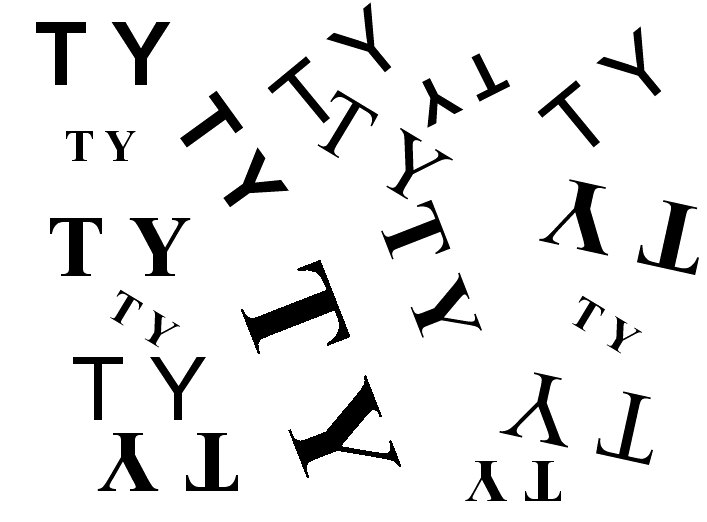
%> input picture Reconocimiento de patrones:numeros/testTY1.jpg, 707 x 522 px
$ octave TYTrain.m   (GNU Octave 9; MATLAB toolbox functions it lacks are replaced by stand-ins)
%> lines starting %> are read from the running program, lines starting %| are printed output that depends on the picture; in (x1, y1, x2, y2) boxes, pixels count from 0 and x2, y2 are one past the last pixel; in counts of white or black regions, pixels touching at a corner belong together; the program's own positions count from 1
clear all, close all
Im1=double(imread('testTY1.jpg'));
%> Im1: size 522x707 double; min 0, max 255, mean 233; mean of the top-left, top-right, bottom-left and bottom-right quarters 231.9, 232.7, 229, 238.2
Im1=imbinarize(Im1);
%> Im1: size 522x707 logical; 94.8% white; 245 black regions (200 under 20 px), largest, box (x1, y1, x2, y2) and area: (290, 376, 401, 478) 1986, (243, 261, 349, 353) 1970, (36, 22, 86, 85) 1066
h=[1,1,1;1,1,1;1,1,1];
Im1=imerode(Im1,h);
%> Im1: size 522x707 logical; 89.8% white; 43 black regions (6 under 20 px), largest, box (x1, y1, x2, y2) and area: (287, 375, 402, 479) 3269, (240, 259, 350, 354) 3228, (637, 200, 699, 276) 1599
Im1=imerode(Im1,h);
%> Im1: size 522x707 logical; 87% white; 35 black regions, largest, box (x1, y1, x2, y2) and area: (286, 374, 403, 480) 3895, (239, 258, 351, 355) 3813, (538, 179, 609, 257) 2022
Im1=imopen(Im1,h);
%> Im1: size 522x707 logical; 87% white; 34 black regions, largest, box (x1, y1, x2, y2) and area: (286, 374, 403, 480) 3900, (239, 258, 351, 355) 3814, (538, 179, 609, 257) 2024
Im2=not(Im1);
%> Im2: size 522x707 logical; 13% white; 34 white regions
[blackMatrix, n2]=bwlabel(Im2);
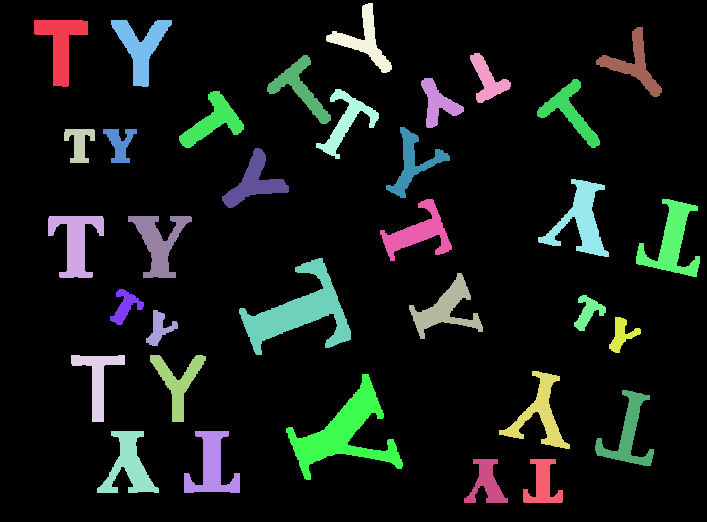
%> blackMatrix: size 522x707 double; 35 distinct labels, from 0 to 34; one colour per label, 0 black
%> n2 = 34
h= figure(1), imshow(Im1)
blackProperties=regionprops(blackMatrix,'all');
%> blackProperties = 34 regions; largest, box (x1, y1, x2, y2), Area, Centroid, MajorAxisLength, MinorAxisLength and Eccentricity: (286, 374, 403, 480) 3900 [345.1 433.8] 120.9 81.05 0.742, (239, 258, 351, 355) 3814 [300.4 312.6] 124.9 75.27 0.798, (538, 179, 609, 257) 2024 [581.8 221] 85.5 58.9 0.725
resultsT=(blackMatrix*0)+1;
%> resultsT: size 522x707 double; every value is 1
resultsY=(blackMatrix*0)+1;
resultselse=(blackMatrix*0)+1;
upper=zeros(1,size(blackProperties,1));
down=upper;
%> down = 34 values from 0 to 0
left=upper;
%> left = 34 values from 0 to 0
right=upper;
%> right = 34 values from 0 to 0
p1=upper;
%> p1 = 34 values from 0 to 0
p2=p1;
%> p2 = 34 values from 0 to 0
p3=p1;
%> p3 = 34 values from 0 to 0
p4=p1;
%> p4 = 34 values from 0 to 0
hold on

phi = linspace(0,2*pi,50);
cosphi = cos(phi);
sinphi = sin(phi);

for k=1:size(blackProperties,1)
    x=blackProperties(k).Extrema(:,1);
    y=blackProperties(k).Extrema(:,2);
    plot(x,y,'*');
    rectangle('Position', blackProperties(k).BoundingBox,'EdgeColor','g','LineWidth',2)
    centerX=blackProperties(k).Centroid(1);
    centerY=blackProperties(k).Centroid(2);
    plot(centerX,centerY,'o');
    lengthX=blackProperties(k).BoundingBox(3);
    lengthY=blackProperties(k).BoundingBox(4);
    line ([centerX-round(lengthX/2) centerX+round(lengthX/2)],[centerY centerY], 'color', 'magenta', 'marker', 'p', 'LineStyle', '-.')
    line ([centerX centerX],[centerY-round(lengthY/2) centerY+round(lengthY/2)], 'color', 'magenta', 'marker', 'p', 'LineStyle', '-.')
        xbar = blackProperties(k).Centroid(1);
    ybar = blackProperties(k).Centroid(2);

    for c=1:8
        if x(c) >= centerX
            upper(k)=upper(k)+1;
        else
            down(k)=down(k)+1;
        end
        if y(c) >= centerY
            right(k)=right(k)+1;
        else
            left(k)=left(k)+1;
        end


    end

    a = blackProperties(k).MajorAxisLength/2;
    b = blackProperties(k).MinorAxisLength/2;

    theta = pi*blackProperties(k).Orientation/180;
    R = [ cos(theta)   sin(theta)
         -sin(theta)   cos(theta)];

    xy = [a*cosphi; b*sinphi];
    xy = R*xy;

    xx = xy(1,:) + xbar;
    yx = xy(2,:) + ybar;

    plot(xx,yx,'r','LineWidth',2);

end
%> this loop made 34 passes
%> (x, y, centerX, centerY, lengthX, lengthY, xbar, ybar) on passes 1 to 4: ([34.5; 83.5; 88.5; 88.5; 68.5; 62.5; 34.5; 34.5], [20.5; 20.5; 21.5; 35.5; 87.5; 87.5; 34.5; 20.5], 61.46, 44.8, 54, 67, 61.46, 44.8), ([49.5; 103.5; 104.5; 104.5; 92.5; 60.5; 48.5; 48.5], [216.5; 216.5; 218.5; 236.5; 278.5; 278.5; 236.5; 218.5], 76.49, 242.3, 56, 62, 76.49, 242.3), ([65.5; 94.5; 95.5; 95.5; 89.5; 70.5; 64.5; 64.5], [129.5; 129.5; 130.5; 141.5; 163.5; 163.5; 141.5; 132.5], 80.03, 143.9, 31, 34, 80.03, 143.9), ([71.5; 125.5; 125.5; 125.5; 104.5; 92.5; 71.5; 71.5], [355.5; 355.5; 355.5; 365.5; 422.5; 422.5; 364.5; 355.5], 98.28, 379.8, 54, 67, 98.28, 379.8)
%> after the loop, down = 34 values, max 6 at index 7, min 2 at index 16, mean 4.21; left = 34 values, max 6 at index 1, min 2 at index 5, mean 3.59; right = 34 values, max 6 at index 5, min 2 at index 1, mean 4.41; upper = 34 values, max 6 at index 16, min 2 at index 7, mean 3.79
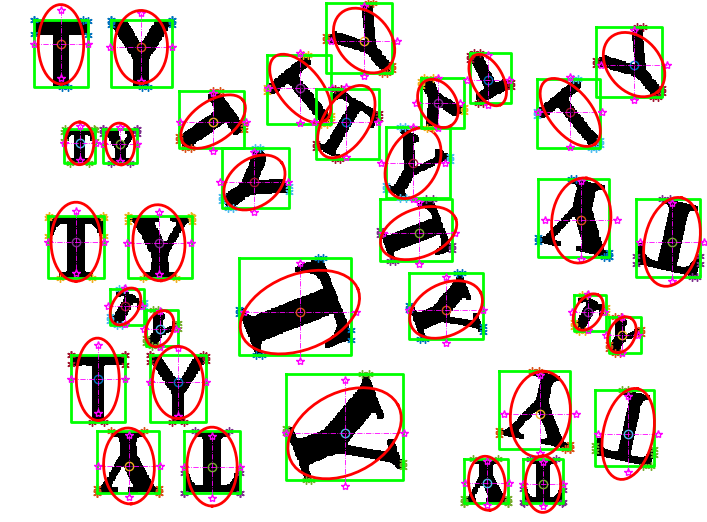
%> figure redrawn from the program's plot data

saveas(h,'Matriz de Prueba.jpg','jpg');

x=0; y=0; z=0;
for k=1:size(blackProperties,1)
    x(k)=blackProperties(k).MajorAxisLength;
    y(k)=blackProperties(k).MinorAxisLength;
    z(k)=blackProperties(k).Eccentricity;
end
%> this loop made 34 passes
%> after the loop, x = 34 values, max 124.9 at index 15, min 37.82 at index 33, mean 71.6; y = 34 values, max 81.05 at index 17, min 25.78 at index 7, mean 45.58; z = 34 values, max 0.854 at index 16, min 0.677 at index 19, mean 0.762


figure
plot (x,y,'o')
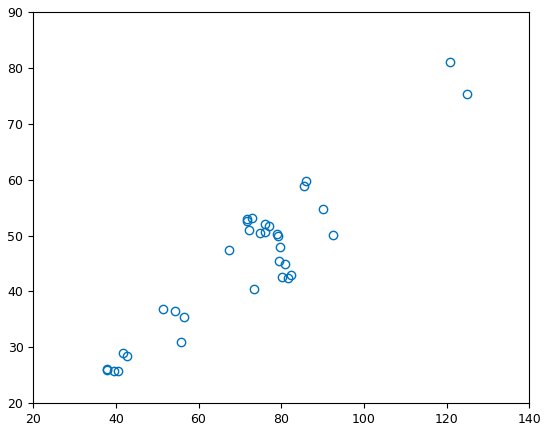
%> figure redrawn from the program's plot data

pause


for n=1:size(blackProperties,1)
%     rectangle('Position',blackProperties(n).BoundingBox,'EdgeColor','g','LineWidth',2)
    majorX=blackProperties(n).MajorAxisLength
    minorX=blackProperties(n).MinorAxisLength
    Exx=blackProperties(n).Eccentricity

    d=round(blackProperties(n).BoundingBox);
    if (d(1)+d(3)>713)
        d(3)=d(3)-1;
    end
    extent=blackProperties(n).Extent;
    eccent=blackProperties(n).Eccentricity
    if extent > .46
        resultselse(d(2):d(2)+d(4),d(1):d(1)+d(3))=Im1(d(2):d(2)+d(4),d(1):d(1)+d(3));
    else
        if eccent < .79 && eccent > .65 %|| extent < .36
        resultsY(d(2):d(2)+d(4),d(1):d(1)+d(3))=Im1(d(2):d(2)+d(4),d(1):d(1)+d(3));
        else if eccent >= .80 && eccent < .90 %|| extent > .36 && extent < .46
            resultsT(d(2):d(2)+d(4),d(1):d(1)+d(3))=Im1(d(2):d(2)+d(4),d(1):d(1)+d(3));
        else
            resultselse(d(2):d(2)+d(4),d(1):d(1)+d(3))=Im1(d(2):d(2)+d(4),d(1):d(1)+d(3));
        end
    end
    end
end
%> this loop made 34 passes
%> (majorX, minorX, Exx, extent, eccent) on passes 1 to 12: (79.52, 45.52, 0.82, 0.449, 0.82), (79.17, 49.92, 0.776, 0.488, 0.776), (42.71, 28.46, 0.746, 0.565, 0.746), (82.42, 43.02, 0.853, 0.332, 0.853), (76, 50.71, 0.745, 0.44, 0.745), (41.78, 29.04, 0.719, 0.515, 0.719), (40.45, 25.78, 0.771, 0.425, 0.771), (72.91, 53.05, 0.686, 0.413, 0.686), (76.17, 52, 0.731, 0.433, 0.731), (37.89, 26.02, 0.727, 0.428, 0.727), (72.28, 51.07, 0.708, 0.345, 0.708), (73.46, 40.52, 0.834, 0.379, 0.834)
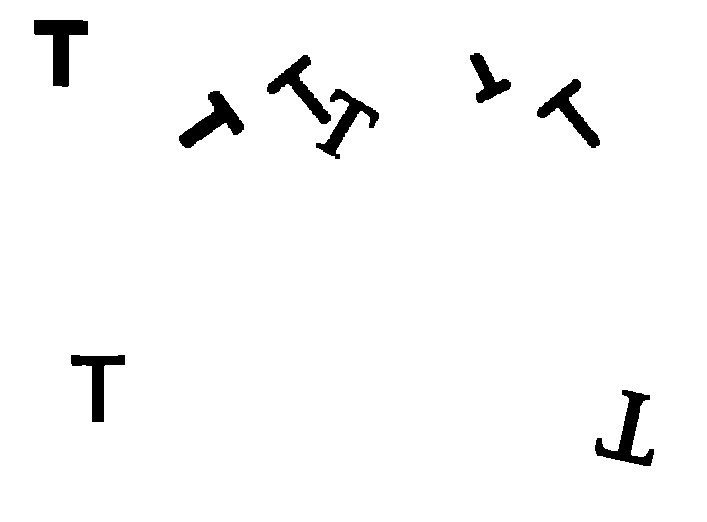
%> resultsT: size 522x707 double; values 0 (black) and 1 (white), 97.2% white; 8 black regions, largest, box (x1, y1, x2, y2) and area: (34, 20, 88, 87) 1626, (595, 390, 654, 466) 1475, (179, 91, 244, 148) 1405
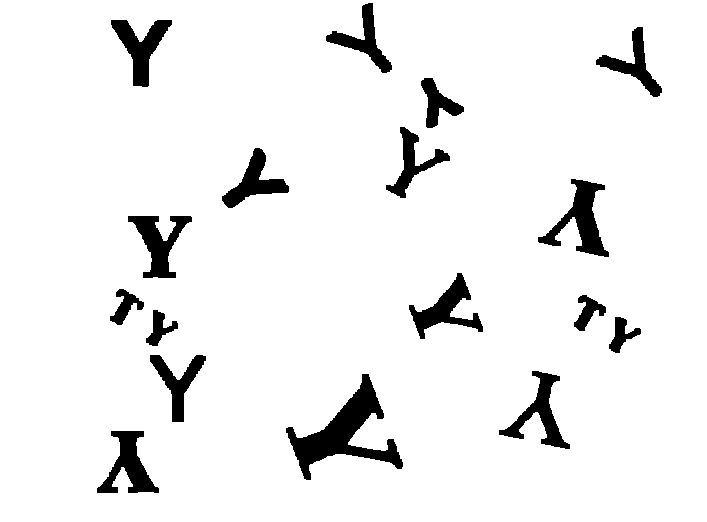
%> resultsY: size 522x707 double; values 0 (black) and 1 (white), 93.5% white; 17 black regions, largest, box (x1, y1, x2, y2) and area: (286, 374, 403, 480) 3900, (538, 179, 609, 257) 2024, (128, 216, 192, 278) 1717
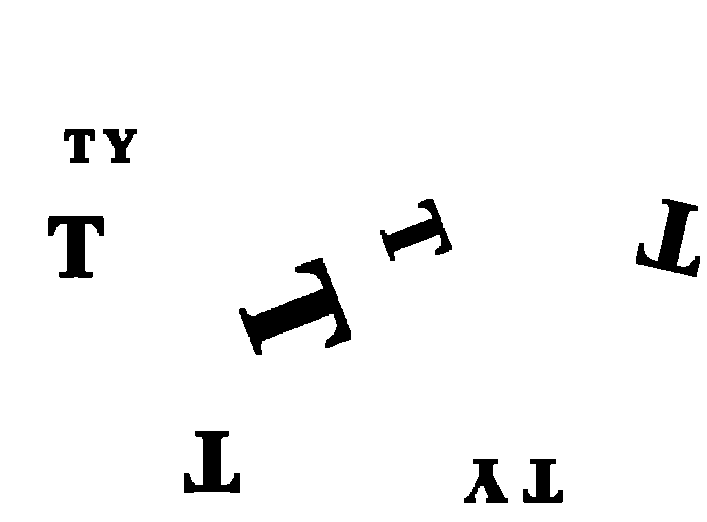
%> resultselse: size 522x707 double; values 0 (black) and 1 (white), 96.2% white; 9 black regions, largest, box (x1, y1, x2, y2) and area: (239, 258, 351, 355) 3814, (636, 199, 700, 277) 2006, (48, 216, 104, 278) 1695
% hold on

figure(1), imshow(resultsY)
%> after `imshow(resultsY)`:
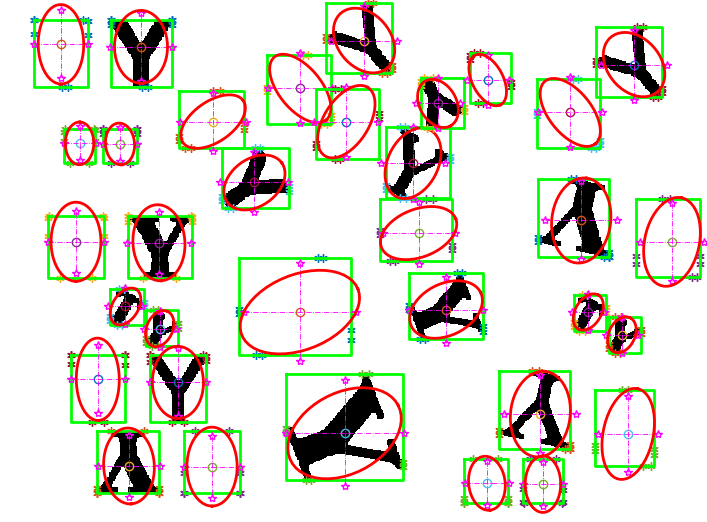
%> figure redrawn from the program's plot data
figure(2), imshow(resultsT)
figure(3), imshow(resultselse)

$ run again, with Reconocimiento de patrones:numeros/testTY2.jpg copied over Reconocimiento de patrones:numeros/testTY1.jpg
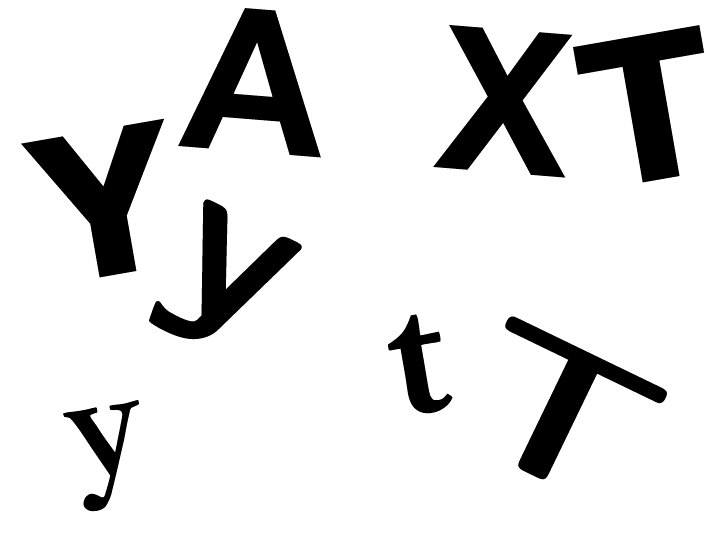
%> input picture Reconocimiento de patrones:numeros/testTY2.jpg, 710 x 533 px
%> Im2: size 533x710 logical; 15.9% white; 8 white regions
%> blackMatrix: size 533x710 double; 9 distinct labels, from 0 to 8
%> n2 = 8
%> blackProperties = 8 regions; largest, box (x1, y1, x2, y2), Area, Centroid, MajorAxisLength, MinorAxisLength and Eccentricity: (177, 6, 322, 159) 10360 [254.7 89] 154.5 136 0.474, (433, 23, 573, 179) 10171 [505.3 102.4] 176.5 126.5 0.697, (20, 117, 165, 279) 9619 [103 189.7] 164 124.1 0.654, (572, 24, 706, 184) 8945 [646 89.8] 180.2 109.1 0.796
%> `down=upper;`: down = [0 0 0 0 0 0 0 0]
%> the loop `for k=1:size(blackProperties,1)` made 8 passes
%> (x, y, centerX, centerY, lengthX, lengthY, xbar, ybar) on passes 1 to 2: ([160.5; 165.5; 165.5; 165.5; 103.5; 98.5; 20.5; 20.5], [117.5; 117.5; 117.5; 123.5; 279.5; 279.5; 147.5; 142.5], 103, 189.7, 145, 162, 103, 189.7), ([135.5; 140.5; 141.5; 141.5; 99.5; 90.5; 63.5; 63.5], [398.5; 398.5; 401.5; 406.5; 513.5; 513.5; 419.5; 412.5], 103.4, 447.8, 78, 115, 103.4, 447.8)
%> after the loop `for k=1:size(blackProperties,1)`: down = [3 4 6 4 4 4 6 3]; left = [6 6 4 2 4 4 5 6]; right = [2 2 4 6 4 4 3 2]; upper = [5 4 2 4 4 4 2 5]
%> the loop `for k=1:size(blackProperties,1)` made 8 passes
%> after the loop `for k=1:size(blackProperties,1)`: x = [164 129.2 166.8 154.5 114.3 176.5 171.5 180.2]; y = [124.1 64.33 105.7 136 46 126.5 140.1 109.1]; z = [0.654 0.867 0.774 0.474 0.915 0.697 0.576 0.796]
%> the loop `for n=1:size(blackProperties,1)` made 8 passes
%> (majorX, minorX, Exx, extent, eccent) on passes 1 to 8: (164, 124.1, 0.654, 0.409, 0.654), (129.2, 64.33, 0.867, 0.341, 0.867), (166.8, 105.7, 0.774, 0.335, 0.774), (154.5, 136, 0.474, 0.467, 0.474), (114.3, 46, 0.915, 0.433, 0.915), (176.5, 126.5, 0.697, 0.466, 0.697), (171.5, 140.1, 0.576, 0.284, 0.576), (180.2, 109.1, 0.796, 0.417, 0.796)
%> after the loop `for n=1:size(blackProperties,1)`:
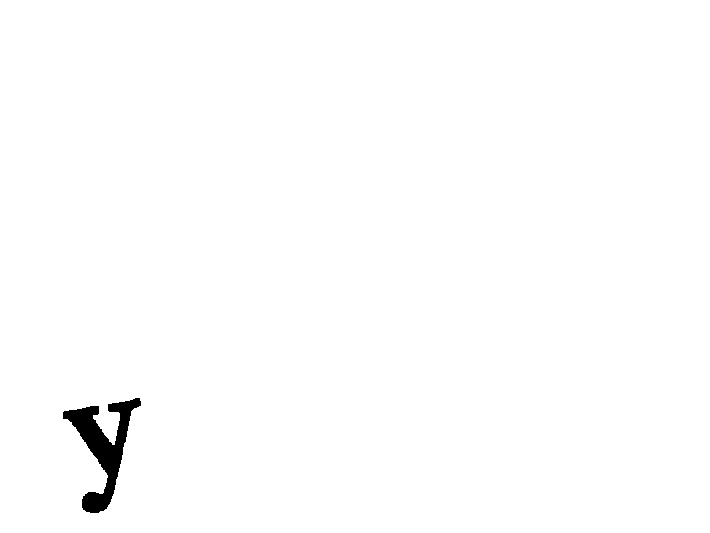
%> resultsT: size 533x710 double; values 0 (black) and 1 (white), 99.2% white; 1 black region, box (x1, y1, x2, y2) and area: (63, 398, 141, 513) 3055
%> `imshow(resultsY)`:
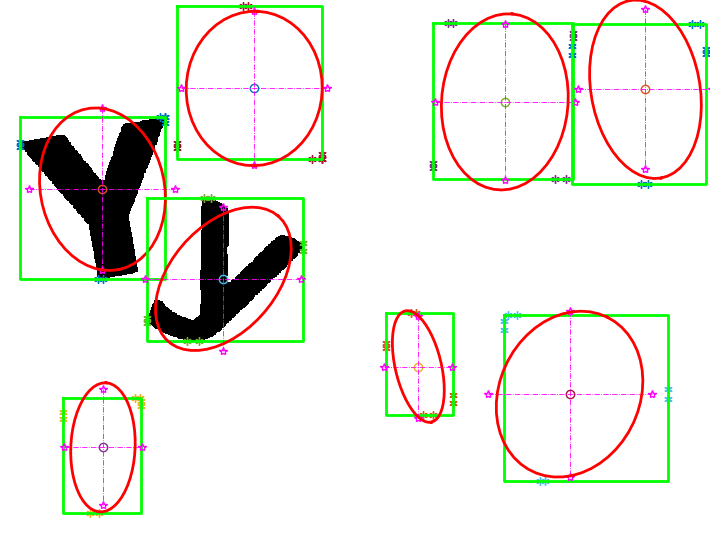
%> figure redrawn from the program's plot data

$ run again, with Reconocimiento de patrones:numeros/trainTY.jpg copied over Reconocimiento de patrones:numeros/testTY1.jpg
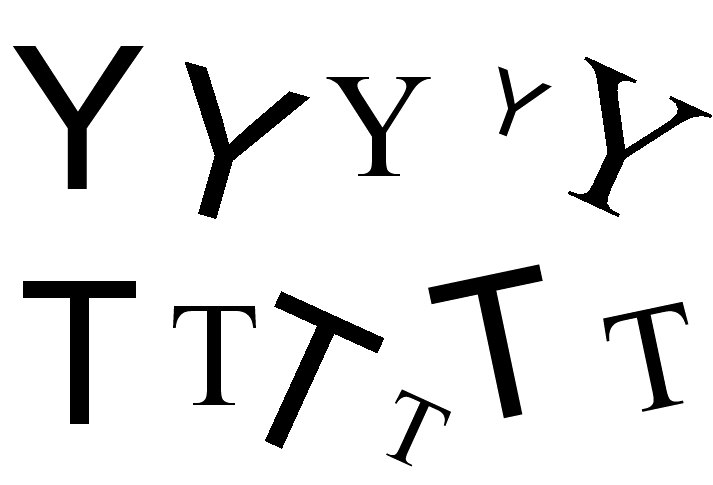
%> input picture Reconocimiento de patrones:numeros/trainTY.jpg, 713 x 485 px
%> Im2: size 485x713 logical; 12.9% white; 11 white regions
%> blackMatrix: size 485x713 double; 12 distinct labels, from 0 to 11
%> n2 = 11
%> blackProperties = 11 regions; largest, box (x1, y1, x2, y2), Area, Centroid, MajorAxisLength, MinorAxisLength and Eccentricity: (183, 60, 312, 221) 5767 [231.7 134] 159.6 118.9 0.667, (566, 55, 713, 219) 5628 [624.1 134.5] 172.1 116.5 0.736, (263, 290, 386, 450) 5516 [313.1 359.1] 182.6 94.07 0.857
%> `down=upper;`: down = [0 0 0 0 0 0 0 0 0 0 0]
%> the loop `for k=1:size(blackProperties,1)` made 11 passes
%> (x, y, centerX, centerY, lengthX, lengthY, xbar, ybar) on passes 1 to 2: ([13.5; 144.5; 144.5; 144.5; 88.5; 67.5; 12.5; 12.5], [44.5; 44.5; 44.5; 50.5; 191.5; 191.5; 50.5; 45.5], 77.86, 101.8, 132, 147, 77.86, 101.8), ([22.5; 138.5; 138.5; 138.5; 91.5; 68.5; 21.5; 21.5], [279.5; 279.5; 279.5; 300.5; 426.5; 426.5; 300.5; 280.5], 80.01, 329.8, 117, 147, 80.01, 329.8)
%> after the loop `for k=1:size(blackProperties,1)`: down = [4 4 4 6 6 4 6 2 6 6 4]; left = [6 6 6 6 4 6 4 6 6 4 6]; right = [2 2 2 2 4 2 4 2 2 4 2]; upper = [4 4 4 2 2 4 2 6 2 2 4]
%> the loop `for k=1:size(blackProperties,1)` made 11 passes
%> after the loop `for k=1:size(blackProperties,1)`: x = [156.5 182.2 136.9 159.6 182.6 128.5 90.8 182.6 70.97 172.1 137.2]; y = [119.2 93.53 72.77 118.9 94.07 85.77 50.97 92.75 52.92 116.5 73.83]; z = [0.648 0.858 0.847 0.667 0.857 0.745 0.828 0.861 0.666 0.736 0.843]
%> the loop `for n=1:size(blackProperties,1)` made 11 passes
%> (majorX, minorX, Exx, extent, eccent) on passes 1 to 8: (156.5, 119.2, 0.648, 0.281, 0.648), (182.2, 93.53, 0.858, 0.311, 0.858), (136.9, 72.77, 0.847, 0.325, 0.847), (159.6, 118.9, 0.667, 0.278, 0.667), (182.6, 94.07, 0.857, 0.28, 0.857), (128.5, 85.77, 0.745, 0.289, 0.745), (90.8, 50.97, 0.828, 0.301, 0.828), (182.6, 92.75, 0.861, 0.284, 0.861)
%> after the loop `for n=1:size(blackProperties,1)`:
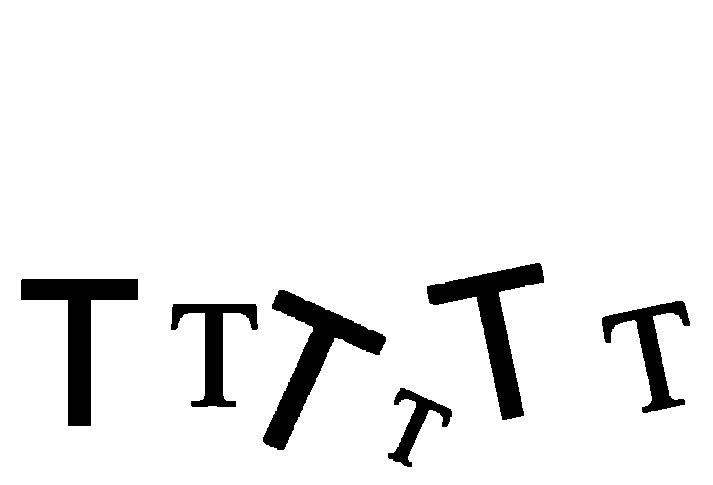
%> resultsT: size 485x713 double; values 0 (black) and 1 (white), 93.2% white; 6 black regions, box (x1, y1, x2, y2) and area: (263, 290, 386, 450) 5516, (21, 279, 138, 426) 5354, (427, 263, 544, 420) 5216, (602, 301, 690, 413) 2937, (171, 304, 258, 407) 2911, (388, 388, 452, 467) 1522
%> `imshow(resultsY)`:
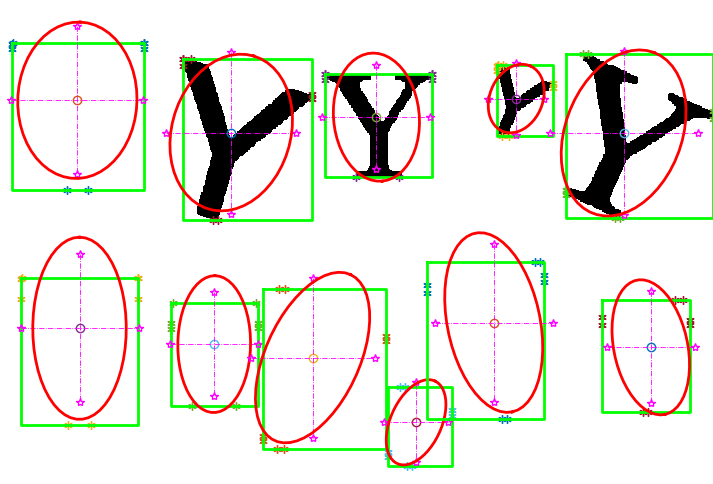
%> figure redrawn from the program's plot data
